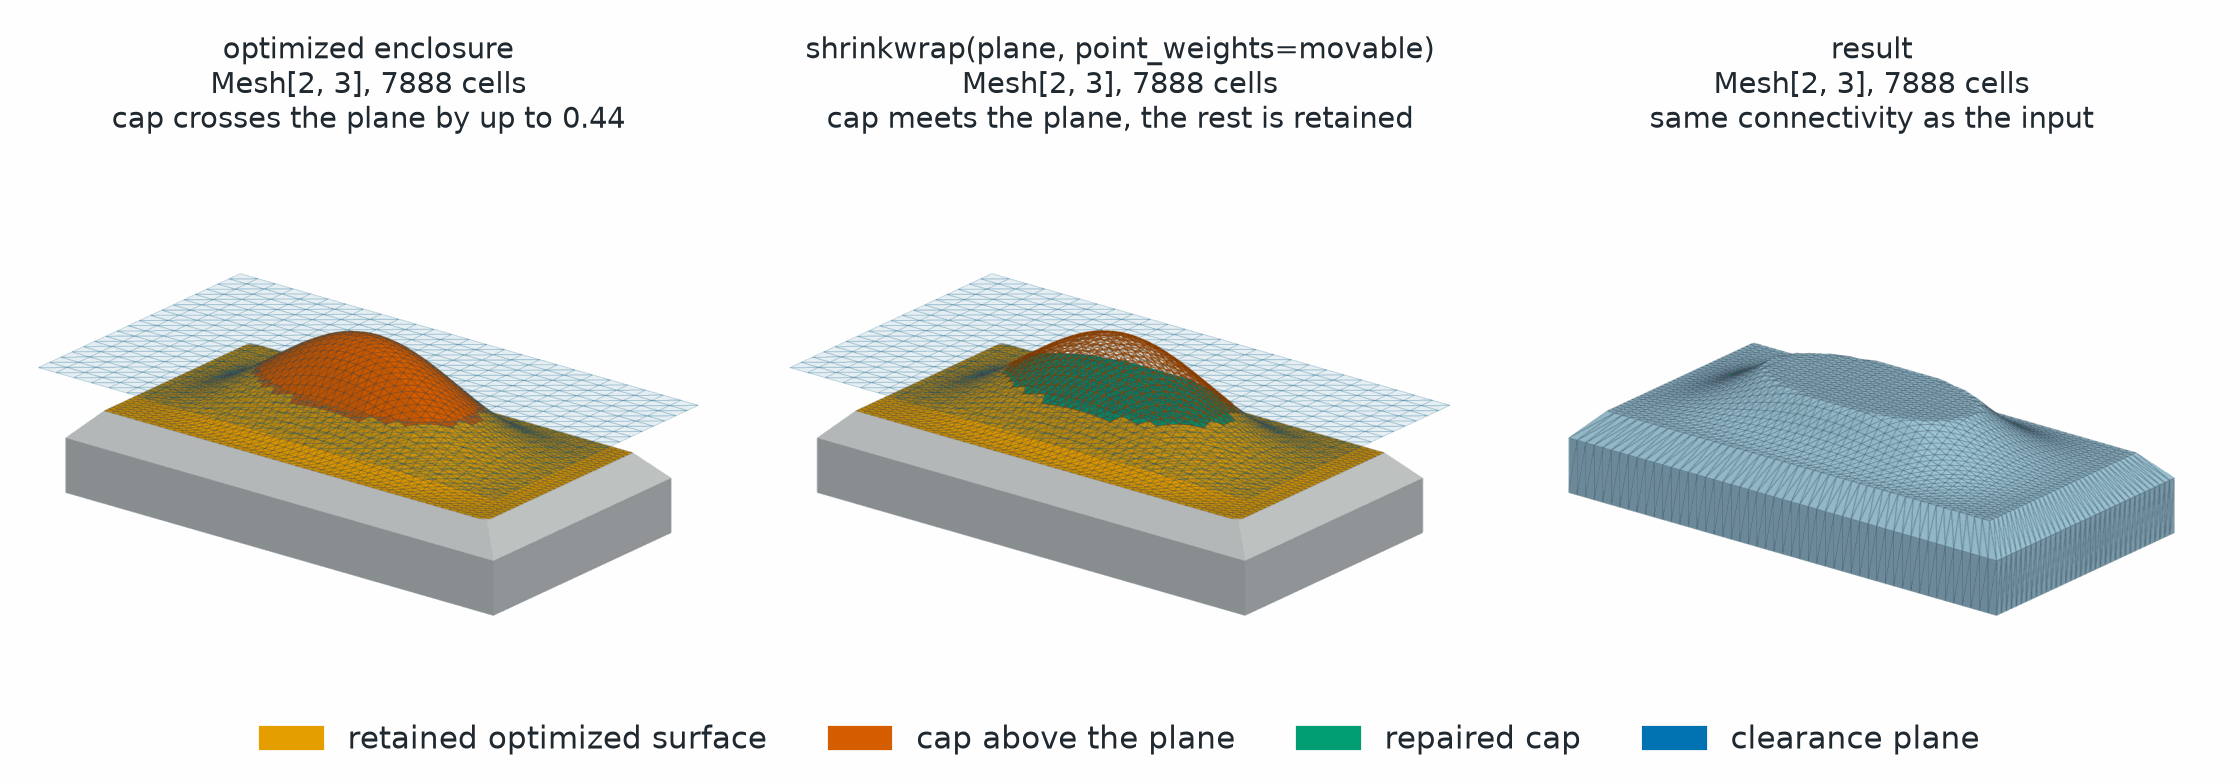

This figure's Python source:
# SPDX-FileCopyrightText: Copyright (c) 2023 - 2026 NVIDIA CORPORATION & AFFILIATES.
# SPDX-FileCopyrightText: All rights reserved.
# SPDX-License-Identifier: Apache-2.0
#
# Licensed under the Apache License, Version 2.0 (the "License");
# you may not use this file except in compliance with the License.
# You may obtain a copy of the License at
#
#     http://www.apache.org/licenses/LICENSE-2.0
#
# Unless required by applicable law or agreed to in writing, software
# distributed under the License is distributed on an "AS IS" BASIS,
# WITHOUT WARRANTIES OR CONDITIONS OF ANY KIND, either express or implied.
# See the License for the specific language governing permissions and
# limitations under the License.

"""Render selected cap repair on a broad optimized lid dome.

The closed triangular enclosure represents a candidate produced by shape
optimization. Its inset lid forms one broad dome whose upper portion crosses a
horizontal packaging clearance plane. The example derives a boolean
``point_weights`` mask from vertices actually above the plane. The real
:meth:`physicsnemo.mesh.Mesh.shrinkwrap` API then projects only that cap onto
the plane. Every admissible optimized vertex remains exactly unchanged.

Run from the repository root:

.. code-block:: console

    uv run --no-sync python \
        docs/img/mesh/shrinkwrap_solid_surface.py

The Torch backend is always validated on CPU. When CUDA is available, the Warp
backend is also run on CUDA and compared with the Torch result.
"""

from __future__ import annotations

import argparse
from dataclasses import dataclass
from pathlib import Path
from typing import Literal

import matplotlib.pyplot as plt
import pyvista as pv
import torch
import torch.nn.functional as F
from _style import (
    FAINT_EDGE,
    FIXED,
    FOURTH,
    RESULT,
    SECOND,
    SURFACE,
    SURFACE_EDGE,
    mesh_label,
    save,
)
from matplotlib.patches import Patch

from physicsnemo.mesh import Mesh
from physicsnemo.mesh.io import to_pyvista

pv.OFF_SCREEN = True

OUTPUT = Path(__file__).with_suffix(".png")
LID_LENGTH = 3.80
LID_WIDTH = 1.85
BODY_LENGTH = 4.25
BODY_WIDTH = 2.25
BOTTOM_Z = -0.32
SHOULDER_Z = 0.14
BASE_TOP_Z = 0.36
CLEARANCE_Z = 0.74
TOP_X_POINTS = 51
TOP_Y_POINTS = 37
PLANE_X_POINTS = 27
PLANE_Y_POINTS = 19

DOME_HEIGHT = 0.82

PLANE_COLOR = SECOND
VIOLATION_COLOR = RESULT
REPAIRED_COLOR = FIXED
OPTIMIZED_COLOR = FOURTH
SHELL_COLOR = FAINT_EDGE
EDGE_COLOR = SURFACE_EDGE


@dataclass(frozen=True)
class SurfaceCase:
    """Constraint plane, optimized solid, and point selections."""

    target: Mesh
    source: Mesh
    optimized: torch.Tensor
    movable: torch.Tensor


@dataclass(frozen=True)
class SurfaceMetrics:
    """Geometry, feasibility, and preservation metrics."""

    source_volume: float
    result_volume: float
    fixed_error: float
    retained_error: float
    surface_residual: float
    plane_error: float
    retained_deformation: float
    max_correction: float


@dataclass(frozen=True)
class AdjointProbe:
    """Source and target gradients from one deterministic scalar probe."""

    source: torch.Tensor
    target: torch.Tensor


def _triangle_grid_faces(
    point_ids: torch.Tensor,
    *,
    upward: bool,
) -> torch.Tensor:
    """Triangulate a structured point grid with one consistent orientation."""

    lower_left = point_ids[:-1, :-1].reshape(-1)
    upper_left = point_ids[1:, :-1].reshape(-1)
    lower_right = point_ids[:-1, 1:].reshape(-1)
    upper_right = point_ids[1:, 1:].reshape(-1)
    if upward:
        return torch.cat(
            (
                torch.stack((lower_left, upper_left, upper_right), dim=1),
                torch.stack((lower_left, upper_right, lower_right), dim=1),
            ),
            dim=0,
        )
    return torch.cat(
        (
            torch.stack((lower_left, upper_right, upper_left), dim=1),
            torch.stack((lower_left, lower_right, upper_right), dim=1),
        ),
        dim=0,
    )


def _grid_perimeter(point_ids: torch.Tensor) -> torch.Tensor:
    """Return one counterclockwise rectangular boundary loop."""

    return torch.cat(
        (
            point_ids[:, 0],
            point_ids[-1, 1:],
            point_ids[:-1, -1].flip(0),
            point_ids[0, 1:-1].flip(0),
        )
    )


def _rectangular_ring_points(
    *,
    length: float,
    width: float,
    height: float,
    device: torch.device,
) -> torch.Tensor:
    """Build one rectangular perimeter ring with the lid sampling."""

    x = torch.linspace(-0.5 * length, 0.5 * length, TOP_X_POINTS, device=device)
    y = torch.linspace(-0.5 * width, 0.5 * width, TOP_Y_POINTS, device=device)
    x_grid, y_grid = torch.meshgrid(x, y, indexing="ij")
    grid = torch.stack(
        (
            x_grid,
            y_grid,
            torch.full_like(x_grid, height),
        ),
        dim=-1,
    ).reshape(-1, 3)
    ids = torch.arange(len(grid), device=device).reshape(
        TOP_X_POINTS,
        TOP_Y_POINTS,
    )
    return grid[_grid_perimeter(ids)]


def _connect_rings(first: torch.Tensor, second: torch.Tensor) -> torch.Tensor:
    """Triangulate a strip between corresponding counterclockwise rings."""

    first_next = first.roll(-1)
    second_next = second.roll(-1)
    return torch.cat(
        (
            torch.stack((first, first_next, second_next), dim=1),
            torch.stack((first, second_next, second), dim=1),
        ),
        dim=0,
    )


def _signed_enclosed_volume(mesh: Mesh) -> torch.Tensor:
    """Return the signed volume enclosed by an oriented triangle surface."""

    triangles = mesh.points[mesh.cells]
    return (
        triangles[:, 0]
        * torch.linalg.cross(
            triangles[:, 1],
            triangles[:, 2],
            dim=1,
        )
    ).sum() / 6.0


def _validate_triangle_geometry(mesh: Mesh, name: str) -> None:
    """Check triangular connectivity and nondegenerate geometry."""

    if mesh.cells.ndim != 2 or mesh.cells.shape[1] != 3:
        raise RuntimeError(f"{name} must contain only triangles")
    triangles = mesh.points[mesh.cells]
    double_areas = torch.linalg.vector_norm(
        torch.linalg.cross(
            triangles[:, 1] - triangles[:, 0],
            triangles[:, 2] - triangles[:, 0],
            dim=1,
        ),
        dim=1,
    )
    if bool((double_areas <= 1.0e-8).any()):
        raise RuntimeError(f"{name} contains a degenerate triangle")


def _validate_closed_oriented(mesh: Mesh, name: str) -> float:
    """Check watertight edges, consistent orientation, and positive volume."""

    _validate_triangle_geometry(mesh, name)
    directed_edges = torch.cat(
        (
            mesh.cells[:, (0, 1)],
            mesh.cells[:, (1, 2)],
            mesh.cells[:, (2, 0)],
        ),
        dim=0,
    )
    canonical_edges = directed_edges.sort(dim=1).values
    _, inverse, counts = torch.unique(
        canonical_edges,
        dim=0,
        return_inverse=True,
        return_counts=True,
    )
    if not bool((counts == 2).all()):
        raise RuntimeError(f"{name} is not a closed two-manifold")

    direction = torch.where(
        directed_edges[:, 0] < directed_edges[:, 1],
        torch.ones_like(directed_edges[:, 0]),
        -torch.ones_like(directed_edges[:, 0]),
    )
    orientation_balance = torch.zeros(
        len(counts),
        dtype=direction.dtype,
        device=direction.device,
    )
    orientation_balance.index_add_(0, inverse, direction)
    if not bool((orientation_balance == 0).all()):
        raise RuntimeError(f"{name} has inconsistent face orientation")

    volume = _signed_enclosed_volume(mesh)
    if not bool(volume > 0.0):
        raise RuntimeError(f"{name} must have positive enclosed volume")
    return float(volume)


def _build_constraint_plane(device: torch.device) -> Mesh:
    """Build a triangulated horizontal packaging clearance plane."""

    x = torch.linspace(
        -0.5 * BODY_LENGTH - 0.15,
        0.5 * BODY_LENGTH + 0.15,
        PLANE_X_POINTS,
        device=device,
    )
    y = torch.linspace(
        -0.5 * BODY_WIDTH - 0.15,
        0.5 * BODY_WIDTH + 0.15,
        PLANE_Y_POINTS,
        device=device,
    )
    x_grid, y_grid = torch.meshgrid(x, y, indexing="ij")
    points = torch.stack(
        (
            x_grid,
            y_grid,
            torch.full_like(x_grid, CLEARANCE_Z),
        ),
        dim=-1,
    ).reshape(-1, 3)
    point_ids = torch.arange(len(points), device=device).reshape(
        PLANE_X_POINTS,
        PLANE_Y_POINTS,
    )
    target = Mesh(points=points, cells=_triangle_grid_faces(point_ids, upward=True))
    _validate_triangle_geometry(target, "target plane")
    return target


def build_case(device: torch.device | str = "cpu") -> SurfaceCase:
    """Build a closed housing with safe and violating lid deformations."""

    device = torch.device(device)
    x = torch.linspace(
        -0.5 * LID_LENGTH,
        0.5 * LID_LENGTH,
        TOP_X_POINTS,
        device=device,
    )
    y = torch.linspace(
        -0.5 * LID_WIDTH,
        0.5 * LID_WIDTH,
        TOP_Y_POINTS,
        device=device,
    )
    x_grid, y_grid = torch.meshgrid(x, y, indexing="ij")

    u = 2.0 * x_grid / LID_LENGTH
    v = 2.0 * y_grid / LID_WIDTH
    dome_envelope = (
        torch.cos(0.5 * torch.pi * u).square() * torch.cos(0.5 * torch.pi * v).square()
    )

    top_z = BASE_TOP_Z + DOME_HEIGHT * dome_envelope
    optimized_x = x_grid + 0.022 * dome_envelope
    optimized_y = y_grid - 0.016 * dome_envelope
    top_points = torch.stack((optimized_x, optimized_y, top_z), dim=-1).reshape(-1, 3)
    bottom_x = torch.linspace(
        -0.5 * BODY_LENGTH,
        0.5 * BODY_LENGTH,
        TOP_X_POINTS,
        device=device,
    )
    bottom_y = torch.linspace(
        -0.5 * BODY_WIDTH,
        0.5 * BODY_WIDTH,
        TOP_Y_POINTS,
        device=device,
    )
    bottom_x_grid, bottom_y_grid = torch.meshgrid(
        bottom_x,
        bottom_y,
        indexing="ij",
    )
    bottom_points = torch.stack(
        (
            bottom_x_grid,
            bottom_y_grid,
            torch.full_like(bottom_x_grid, BOTTOM_Z),
        ),
        dim=-1,
    ).reshape(-1, 3)

    shoulder_points = _rectangular_ring_points(
        length=BODY_LENGTH,
        width=BODY_WIDTH,
        height=SHOULDER_Z,
        device=device,
    )
    points = torch.cat((top_points, bottom_points, shoulder_points), dim=0)

    top_ids = torch.arange(len(top_points), device=device).reshape(
        TOP_X_POINTS,
        TOP_Y_POINTS,
    )
    bottom_ids = top_ids + len(top_points)
    point_offset = len(top_points) + len(bottom_points)
    shoulder_ring = torch.arange(
        point_offset,
        point_offset + len(shoulder_points),
        device=device,
    )

    top_ring = _grid_perimeter(top_ids)
    bottom_ring = _grid_perimeter(bottom_ids)
    face_blocks = [
        _triangle_grid_faces(top_ids, upward=True),
        _triangle_grid_faces(bottom_ids, upward=False),
        _connect_rings(shoulder_ring, top_ring),
        _connect_rings(bottom_ring, shoulder_ring),
    ]
    source = Mesh(points=points, cells=torch.cat(face_blocks, dim=0))
    _validate_closed_oriented(source, "optimized enclosure")

    optimized_top = DOME_HEIGHT * dome_envelope > 1e-6
    optimized = torch.zeros(len(source.points), dtype=torch.bool, device=device)
    optimized[: len(top_points)] = optimized_top.reshape(-1)
    movable = source.points[:, 2] > CLEARANCE_Z
    if not bool(movable.any()):
        raise RuntimeError("Candidate construction did not create a violation")
    if not bool((optimized & ~movable).any()):
        raise RuntimeError("Candidate construction did not retain a valid deformation")
    if bool((source.points[optimized & ~movable, 2] > CLEARANCE_Z).any()):
        raise RuntimeError("Selection missed a violating optimized vertex")

    return SurfaceCase(
        target=_build_constraint_plane(device),
        source=source,
        optimized=optimized,
        movable=movable,
    )


def shrinkwrap_case(
    case: SurfaceCase,
    *,
    implementation: Literal["torch", "warp"],
) -> Mesh:
    """Project only vertices that penetrate the packaging clearance plane."""

    return case.source.shrinkwrap(
        case.target,
        point_weights=case.movable,
        implementation=implementation,
    )


def validate_result(
    case: SurfaceCase,
    result: Mesh,
    *,
    implementation: Literal["torch", "warp"],
) -> SurfaceMetrics:
    """Validate the repair and exact preservation of admissible geometry."""

    source_volume = _validate_closed_oriented(case.source, "source")
    result_volume = _validate_closed_oriented(result, "result")

    fixed_delta = result.points[~case.movable] - case.source.points[~case.movable]
    fixed_error = float(torch.linalg.vector_norm(fixed_delta, dim=1).max())
    if fixed_error != 0.0:
        raise RuntimeError(f"Unselected vertices moved by {fixed_error:.3e}")

    retained = case.optimized & ~case.movable
    retained_delta = result.points[retained] - case.source.points[retained]
    retained_error = float(torch.linalg.vector_norm(retained_delta, dim=1).max())
    if retained_error != 0.0:
        raise RuntimeError(
            f"Admissible optimized geometry moved by {retained_error:.3e}"
        )

    projected_again = result.shrinkwrap(
        case.target,
        point_weights=case.movable,
        implementation=implementation,
    )
    surface_residual = float(
        torch.linalg.vector_norm(
            projected_again.points[case.movable] - result.points[case.movable],
            dim=1,
        ).max()
    )
    if surface_residual > 2.0e-5:
        raise RuntimeError(f"Repaired surface residual is {surface_residual:.3e}")

    plane_error = float((result.points[case.movable, 2] - CLEARANCE_Z).abs().max())
    if plane_error > 2.0e-5:
        raise RuntimeError(f"Repaired cap misses the plane by {plane_error:.3e}")

    correction = torch.linalg.vector_norm(
        result.points[case.movable] - case.source.points[case.movable],
        dim=1,
    )
    max_correction = float(correction.max())
    if max_correction < 0.25:
        raise RuntimeError("Clearance violation is not visually significant")

    retained_deformation = float((case.source.points[retained, 2] - BASE_TOP_Z).max())
    if retained_deformation < 0.25 * DOME_HEIGHT:
        raise RuntimeError("Admissible optimization deformation is not visible")

    return SurfaceMetrics(
        source_volume=source_volume,
        result_volume=result_volume,
        fixed_error=fixed_error,
        retained_error=retained_error,
        surface_residual=surface_residual,
        plane_error=plane_error,
        retained_deformation=retained_deformation,
        max_correction=max_correction,
    )


def _move_case(case: SurfaceCase, device: torch.device | str) -> SurfaceCase:
    """Move both meshes and point selections to one device."""

    return SurfaceCase(
        target=case.target.to(device),
        source=case.source.to(device),
        optimized=case.optimized.to(device),
        movable=case.movable.to(device),
    )


def _adjoint_probe(
    case: SurfaceCase,
    *,
    implementation: Literal["torch", "warp"],
) -> AdjointProbe:
    """Differentiate one scalar probe through the selected repair."""

    source_points = case.source.points.detach().clone().requires_grad_()
    target_points = case.target.points.detach().clone().requires_grad_()
    source = Mesh(points=source_points, cells=case.source.cells)
    target = Mesh(points=target_points, cells=case.target.cells)
    result = source.shrinkwrap(
        target,
        point_weights=case.movable,
        implementation=implementation,
    )

    selected = result.points[case.movable]
    coefficients = selected.new_tensor((0.37, -0.23, 0.61))
    row_scale = torch.linspace(
        0.8,
        1.2,
        len(selected),
        device=selected.device,
        dtype=selected.dtype,
    )
    loss = (selected * coefficients * row_scale[:, None]).sum()
    source_gradient, target_gradient = torch.autograd.grad(
        loss,
        (source_points, target_points),
    )
    for name, gradient in (
        ("source", source_gradient),
        ("target", target_gradient),
    ):
        if not bool(torch.isfinite(gradient).all()):
            raise RuntimeError(f"{name} adjoint contains a non-finite value")
        if not bool(gradient.abs().sum() > 0.0):
            raise RuntimeError(f"{name} adjoint is identically zero")

    fixed_gradient = source_gradient[~case.movable].abs().max()
    if float(fixed_gradient) != 0.0:
        raise RuntimeError(
            f"Unselected source adjoint is nonzero: {float(fixed_gradient):.3e}"
        )
    return AdjointProbe(
        source=source_gradient.detach().cpu(),
        target=target_gradient.detach().cpu(),
    )


def run_backends(case: SurfaceCase) -> tuple[Mesh, SurfaceMetrics]:
    """Validate geometry and adjoints for Torch and Warp."""

    torch_result = shrinkwrap_case(case, implementation="torch")
    torch_metrics = validate_result(
        case,
        torch_result,
        implementation="torch",
    )
    torch_probe = _adjoint_probe(case, implementation="torch")
    print(
        "Torch CPU: "
        f"fixed={torch_metrics.fixed_error:.1e}, "
        f"retained={torch_metrics.retained_error:.1e}, "
        f"plane={torch_metrics.plane_error:.1e}, "
        f"residual={torch_metrics.surface_residual:.1e}, "
        f"valid deformation={torch_metrics.retained_deformation:.3f}, "
        f"max correction={torch_metrics.max_correction:.3f}, "
        f"adjoint L1={torch_probe.source.abs().sum():.3f}"
    )

    if torch.cuda.is_available():
        cuda_case = _move_case(case, "cuda")
        warp_result = shrinkwrap_case(cuda_case, implementation="warp")
        warp_metrics = validate_result(
            cuda_case,
            warp_result,
            implementation="warp",
        )
        backend_delta = float(
            torch.linalg.vector_norm(
                warp_result.points.cpu() - torch_result.points,
                dim=1,
            ).max()
        )
        if backend_delta > 2.0e-3:
            raise RuntimeError(f"Warp and Torch differ by up to {backend_delta:.3e}")

        warp_probe = _adjoint_probe(cuda_case, implementation="warp")
        source_gradient_delta = float(
            (warp_probe.source - torch_probe.source).abs().max()
        )
        target_gradient_delta = float(
            (warp_probe.target - torch_probe.target).abs().max()
        )
        adjoint_delta = max(source_gradient_delta, target_gradient_delta)
        if adjoint_delta > 2.0e-3:
            raise RuntimeError(f"Warp and Torch adjoints differ by {adjoint_delta:.3e}")
        print(
            "Warp CUDA: "
            f"fixed={warp_metrics.fixed_error:.1e}, "
            f"retained={warp_metrics.retained_error:.1e}, "
            f"plane={warp_metrics.plane_error:.1e}, "
            f"residual={warp_metrics.surface_residual:.1e}, "
            f"point delta={backend_delta:.1e}, "
            f"adjoint delta={adjoint_delta:.1e}"
        )
    else:
        print("Warp CUDA: skipped because CUDA is unavailable")

    return torch_result, torch_metrics


def _split_visual_regions(
    mesh: Mesh,
    optimized: torch.Tensor,
    movable: torch.Tensor,
) -> tuple[pv.UnstructuredGrid, pv.UnstructuredGrid, pv.UnstructuredGrid]:
    """Split surface cells into shell, retained design, and repaired cap."""

    pyvista_mesh = to_pyvista(mesh)
    active_cells = movable[mesh.cells].any(dim=1).cpu().numpy()
    optimized_cells = optimized[mesh.cells].any(dim=1).cpu().numpy() & ~active_cells
    shell_cells = ~(active_cells | optimized_cells)
    return (
        pyvista_mesh.extract_cells(shell_cells),
        pyvista_mesh.extract_cells(optimized_cells),
        pyvista_mesh.extract_cells(active_cells),
    )


def _camera(
    source: Mesh,
    target: Mesh,
) -> tuple[list[list[float] | tuple[float, float, float]], float]:
    """Fit a low three-quarter camera that exposes plane penetration."""

    points = torch.cat((source.points, target.points), dim=0)
    center = 0.5 * (points.amin(dim=0) + points.amax(dim=0))
    eye_offset = points.new_tensor((5.5, -7.0, 3.5))
    view_direction = F.normalize(-eye_offset, dim=0)
    world_up = points.new_tensor((0.0, 0.0, 1.0))
    screen_right = F.normalize(
        torch.linalg.cross(view_direction, world_up),
        dim=0,
    )
    screen_up = F.normalize(
        torch.linalg.cross(screen_right, view_direction),
        dim=0,
    )
    centered = points - center
    half_width = float((centered @ screen_right).abs().max())
    half_height = float((centered @ screen_up).abs().max())
    viewport_aspect = 800.0 / 640.0
    parallel_scale = 1.07 * max(
        half_height,
        half_width / viewport_aspect,
    )
    return (
        [
            (center + eye_offset).tolist(),
            center.tolist(),
            (0.0, 0.0, 1.0),
        ],
        parallel_scale,
    )


def _add_surface(
    plotter: pv.Plotter,
    mesh: pv.UnstructuredGrid,
    color: str,
    *,
    edges: bool,
) -> None:
    """Add one shaded triangular surface region."""

    plotter.add_mesh(
        mesh,
        color=color,
        smooth_shading=True,
        split_sharp_edges=True,
        feature_angle=28.0,
        show_edges=edges,
        edge_color=EDGE_COLOR,
        line_width=0.6,
        ambient=0.35,
        diffuse=0.7,
    )


def _add_constraint_plane(plotter: pv.Plotter, plane: pv.UnstructuredGrid) -> None:
    """Draw the packaging plane as a translucent blue triangle grid."""

    plotter.add_mesh(
        plane,
        color=PLANE_COLOR,
        opacity=0.10,
        smooth_shading=False,
        show_edges=False,
    )
    plotter.add_mesh(
        plane,
        color=PLANE_COLOR,
        opacity=0.70,
        style="wireframe",
        line_width=0.80,
        render_lines_as_tubes=True,
    )


def render_case(
    case: SurfaceCase,
    result: Mesh,
    metrics: SurfaceMetrics,
    output: Path,
) -> None:
    """Render the broad lid dome before and after selected cap repair."""

    target = case.target.to("cpu")
    source = case.source.to("cpu")
    result = result.to("cpu")
    optimized = case.optimized.cpu()
    movable = case.movable.cpu()

    source_shell, source_valid, source_cap = _split_visual_regions(
        source,
        optimized,
        movable,
    )
    result_shell, result_valid, result_cap = _split_visual_regions(
        result,
        optimized,
        movable,
    )
    plane = to_pyvista(target)

    camera, parallel_scale = _camera(source, target)

    def new_plotter() -> pv.Plotter:
        plotter = pv.Plotter(off_screen=True, window_size=(1000, 800))
        plotter.enable_anti_aliasing("ssaa")
        plotter.set_background("white")
        return plotter

    def screenshot(plotter: pv.Plotter):
        plotter.camera_position = camera
        plotter.camera.parallel_projection = True
        plotter.camera.parallel_scale = parallel_scale
        image = plotter.screenshot(return_img=True)
        plotter.close()
        return image

    before = new_plotter()
    _add_surface(before, source_shell, SHELL_COLOR, edges=False)
    _add_surface(before, source_valid, OPTIMIZED_COLOR, edges=True)
    _add_surface(before, source_cap, VIOLATION_COLOR, edges=True)
    _add_constraint_plane(before, plane)

    after = new_plotter()
    _add_surface(after, result_shell, SHELL_COLOR, edges=False)
    _add_surface(after, result_valid, OPTIMIZED_COLOR, edges=True)
    _add_surface(after, result_cap, REPAIRED_COLOR, edges=True)
    _add_constraint_plane(after, plane)
    after.add_mesh(
        source_cap.extract_all_edges().tube(radius=0.004),
        color=VIOLATION_COLOR,
        opacity=0.5,
    )

    final = new_plotter()
    _add_surface(final, to_pyvista(result), SURFACE, edges=True)

    panels = (
        (
            f"optimized enclosure\n{mesh_label(source)}\n"
            f"cap crosses the plane by up to {metrics.max_correction:.2f}",
            screenshot(before),
        ),
        (
            f"shrinkwrap(plane, point_weights=movable)\n{mesh_label(result)}\n"
            "cap meets the plane, the rest is retained",
            screenshot(after),
        ),
        (
            f"result\n{mesh_label(result)}\nsame connectivity as the input",
            screenshot(final),
        ),
    )
    figure, axes = plt.subplots(1, 3, figsize=(14.0, 4.9))
    for axis, (title, image) in zip(axes, panels, strict=True):
        axis.imshow(image)
        axis.set_title(title)
        axis.set_axis_off()
    figure.legend(
        handles=[
            Patch(color=OPTIMIZED_COLOR, label="retained optimized surface"),
            Patch(color=VIOLATION_COLOR, label="cap above the plane"),
            Patch(color=REPAIRED_COLOR, label="repaired cap"),
            Patch(color=PLANE_COLOR, label="clearance plane"),
        ],
        loc="lower center",
        ncol=4,
        frameon=False,
    )
    figure.subplots_adjust(left=0.0, right=1.0, bottom=0.1, top=0.82, wspace=0.02)
    output.parent.mkdir(parents=True, exist_ok=True)
    save(figure, output)


def main(*, output: Path) -> None:
    """Run backend validation and save the comparison figure."""

    case = build_case()
    result, metrics = run_backends(case)
    render_case(case, result, metrics, output)
    valid_count = int((case.optimized & ~case.movable).sum())
    print(
        f"Solid: {case.source.n_points:,} vertices, "
        f"{case.source.n_cells:,} triangles, "
        f"{valid_count:,} retained optimized vertices, "
        f"{int(case.movable.sum()):,} repaired vertices, "
        f"volume={metrics.result_volume:.4f}"
    )


def _parse_args() -> argparse.Namespace:
    """Parse command-line arguments."""

    parser = argparse.ArgumentParser(description=__doc__)
    parser.add_argument(
        "--output",
        type=Path,
        default=OUTPUT,
        help="PNG path (default: beside this script)",
    )
    return parser.parse_args()


if __name__ == "__main__":
    args = _parse_args()
    main(output=args.output)
